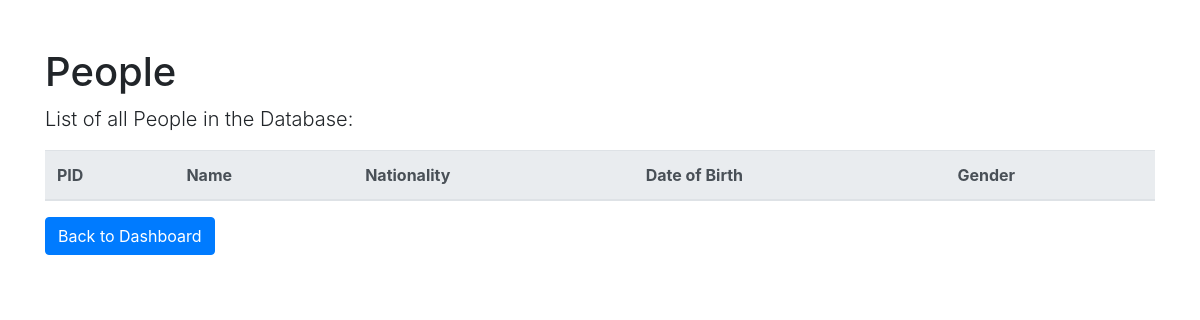
/people.php, run on an earlier commit of the app's database.
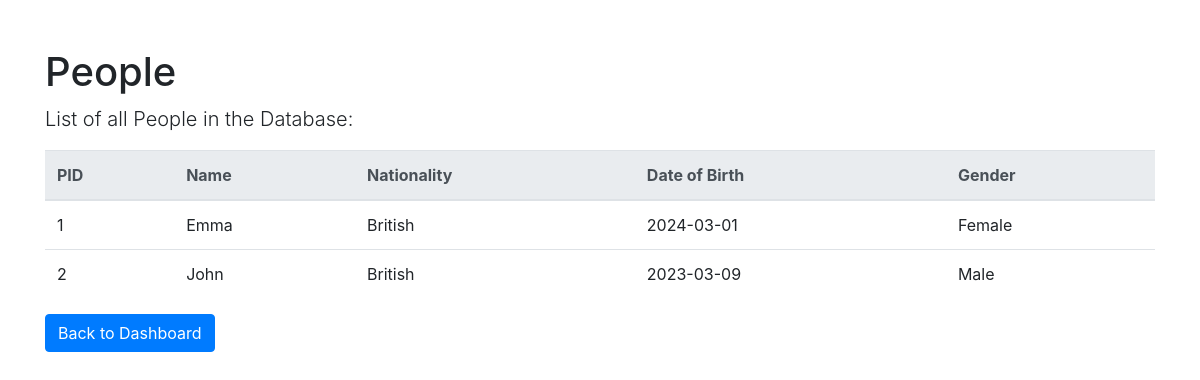
And on a later commit of the database.
### tables this page shows
CREATE TABLE `People` (
  `pid` int(11) NOT NULL,
  `name` varchar(255) DEFAULT NULL,
  `nationality` varchar(255) DEFAULT NULL,
  `dob` date DEFAULT NULL,
  `gender` varchar(255) DEFAULT NULL
);

### people.php (the view, shortened to what this page needs)
<!DOCTYPE html>
<html lang="en">
<head>
    <link rel="stylesheet" href="https://stackpath.bootstrapcdn.com/bootstrap/4.3.1/css/bootstrap.min.css">
</head>
<body>
    <div class="container">
        <h1 class="mt-5">People</h1>
        <p class="lead">List of all People in the Database:</p>
        <table class="table">
            <thead class="thead-light">
                <tr>
                    <th>PID</th>
                    <th>Name</th>
                    <th>Nationality</th>
                    <th>Date of Birth</th>
                    <th>Gender</th>
                </tr>
            </thead>
            <tbody>
                <?php
                $servername = "localhost";
                $username = "root";
                $password = "";
                $dbname = "COSI127b";
                try {
                    $conn = new PDO("mysql:host=$servername;dbname=$dbname", $username, $password);
                    $conn->setAttribute(PDO::ATTR_ERRMODE, PDO::ERRMODE_EXCEPTION);
                    $stmt = $conn->prepare("SELECT pid, name, nationality, dob, gender FROM People");
                    $stmt->execute();
                    $results = $stmt->fetchAll(PDO::FETCH_ASSOC);
                    foreach ($results as $row) {
                        echo "<tr>
                                <td>{$row['pid']}</td>
                                <td>{$row['name']}</td>
                                <td>{$row['nationality']}</td>
                                <td>{$row['dob']}</td>
                                <td>{$row['gender']}</td>
                              </tr>";
                    }
                } catch(PDOException $e) {
                    echo "Error: " . $e->getMessage();
                }
                ?>
            </tbody>
        </table>
        <a href="index.php" class="btn btn-primary">Back to Dashboard</a>
    </div>
</body>
</html>

What changed in the data, as far as the page shows it:
added people: pid "1", name "Emma", nationality "British", dob "2024-03-01", gender "Female"
added people: pid "2", name "John", nationality "British", dob "2023-03-09", gender "Male"
